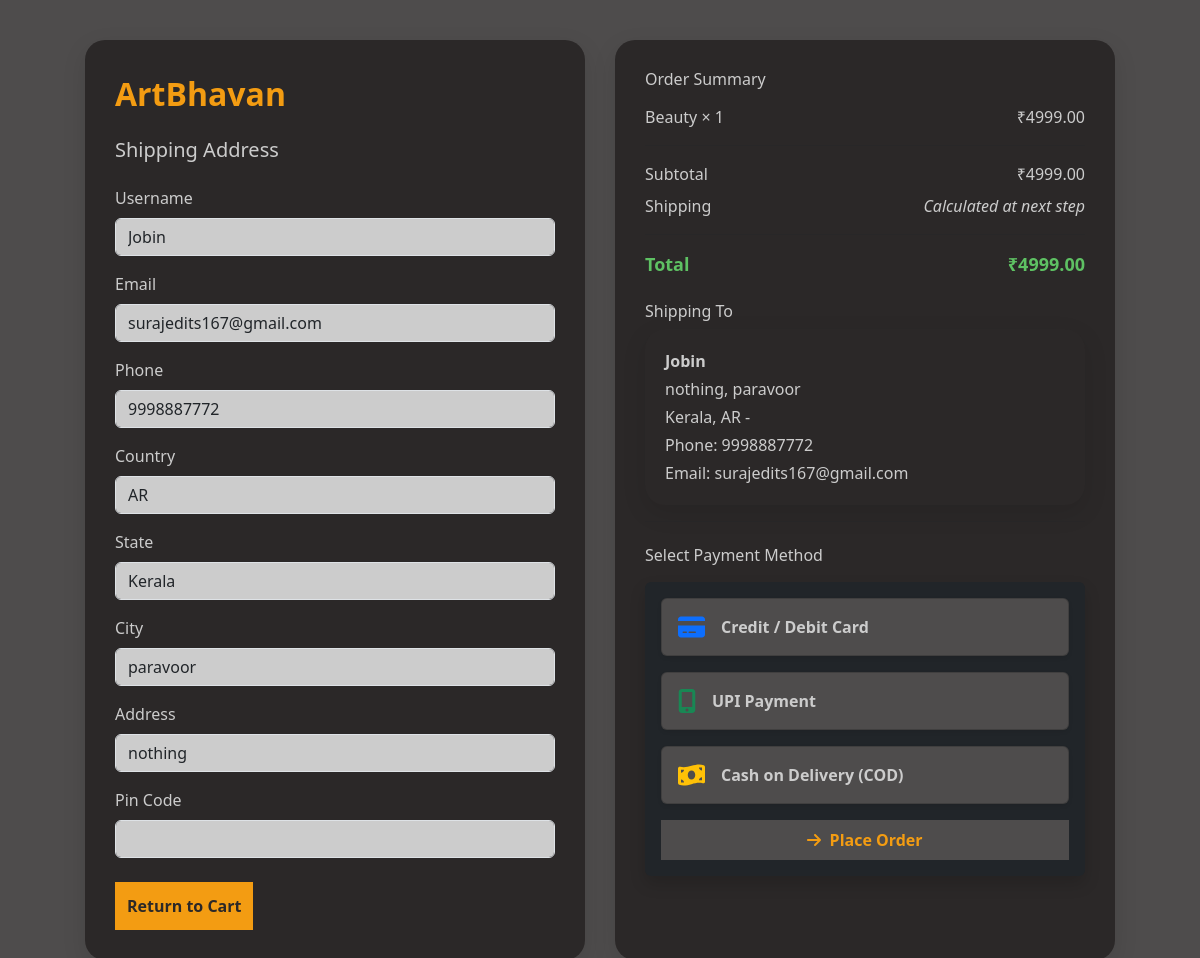
The app's page /checkout/ (signed in), older data.
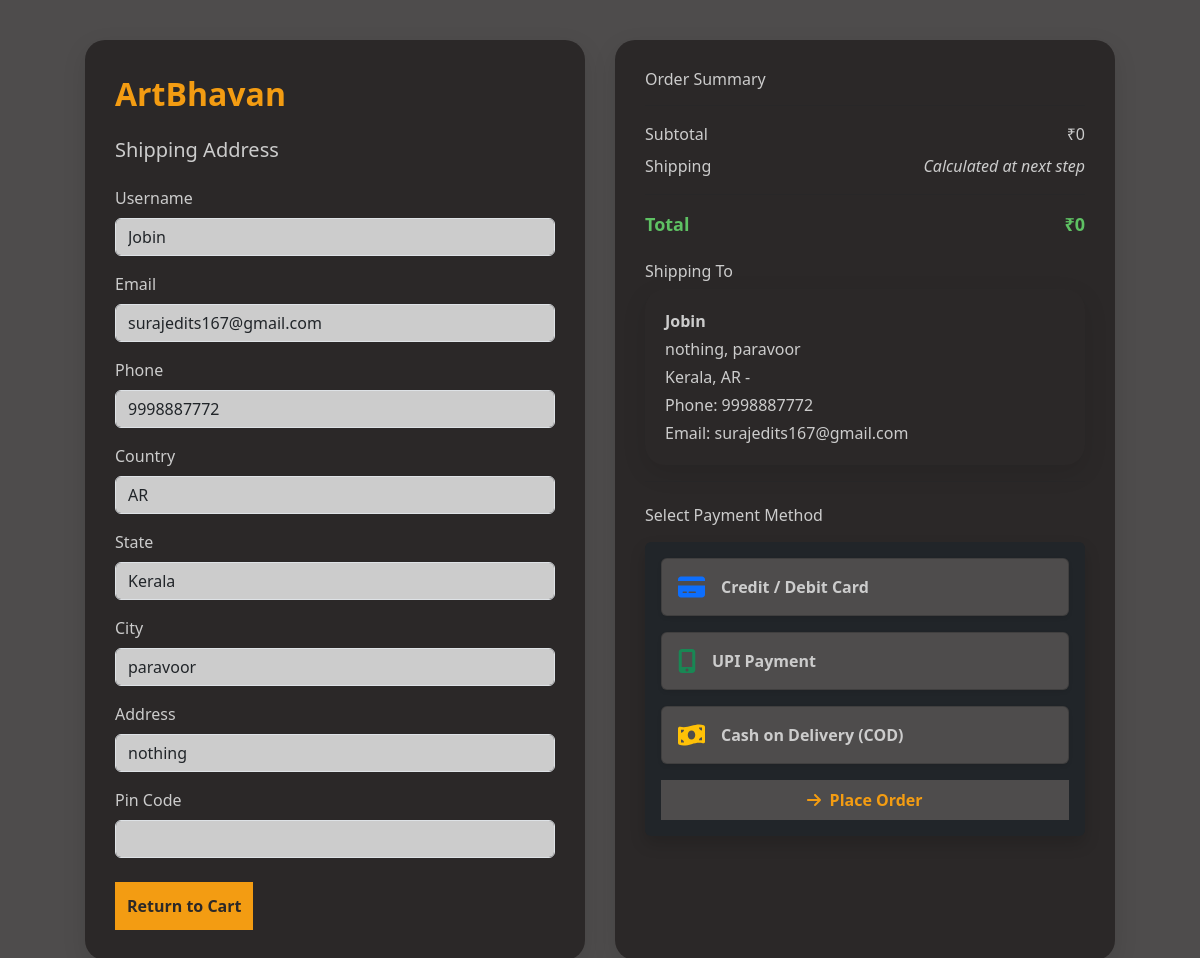
The same page, newer data.
### paintings/models.py (models this page shows, shortened)
class CartItem(models.Model):
    cart = models.ForeignKey(Cart, on_delete=models.CASCADE, related_name='items')
    artwork = models.ForeignKey(Artwork, on_delete=models.CASCADE)
    quantity = models.PositiveIntegerField(default=1)
    def total_price(self):
        return self.artwork.price * self.quantity

class Artwork(models.Model):
    CATEGORY_CHOICES = [
        ('Sketches', 'Sketches'),
        ('Portraits', 'Portraits'),
        ('Oil Paintings', 'Oil Paintings'),
        ('Digital Art', 'Digital Art'),
    ]
    title = models.CharField(max_length=200)
    image = models.ImageField(upload_to='artworks/')
    category = models.CharField(max_length=50, choices=CATEGORY_CHOICES)
    price = models.DecimalField(max_digits=10, decimal_places=2)
    height = models.PositiveIntegerField(help_text="Height in cm")
    width = models.PositiveIntegerField(help_text="Width in cm")
    description = models.TextField(blank=True, null=True)

class Cart(models.Model):
    user = models.ForeignKey(UserSignup, on_delete=models.CASCADE)
    created_at = models.DateTimeField(auto_now_add=True)
    def total_price(self):
        return sum(item.total_price() for item in self.items.all())

### paintings/views.py (the view)
# urls.py: path('checkout/', views.checkout_view, name='checkout'),
def checkout_view(request):
    user = request.session.get('user_id')
    user_instance = get_object_or_404(UserSignup, id=user)
    profile = get_object_or_404(UserProfile, user=user_instance)
    cart = get_object_or_404(Cart, user=user_instance)
    return render(request, 'checkout.html', {
        'user': user_instance,
        'cart': cart,
        'user': {
            'username': user_instance.phoneorusername,
            'email': user_instance.email,
            'profile': profile
        }
    })

### paintings/templates/checkout.html (shortened to what the changed rows need)
{% load static %}
<!DOCTYPE html>
<html lang="en">
<head>
    <link rel="stylesheet" href="{% static 'css/checkout.css' %}">
    <link href="https://cdn.jsdelivr.net/npm/bootstrap@5.3.0/dist/css/bootstrap.min.css" rel="stylesheet">
</head>
<body>
<div class="container checkout-container">
    <div class="summary-section">
        {% for item in cart.items.all %}
            <div class="d-flex justify-content-between mb-2">
                <div>{{ item.artwork.title }} × {{ item.quantity }}</div>
                <div>₹{{ item.total_price }}</div>
            </div>
        {% endfor %}
        <div class="d-flex justify-content-between mb-2">
            <div>Subtotal</div>
            <div>₹{{ cart.total_price }}</div>
        </div>
        <div class="d-flex justify-content-between total-amount">
            <div>Total</div>
            <div>₹{{ cart.total_price }}</div>
        </div>
    </div>
</div>
</body>
</html>

Row changes from the older to the newer data that the page shows:
removed CartItem: artwork "Beauty", quantity "1", total_price "4999.00"
computed for Cart: total_price "4999.00" → "0"
